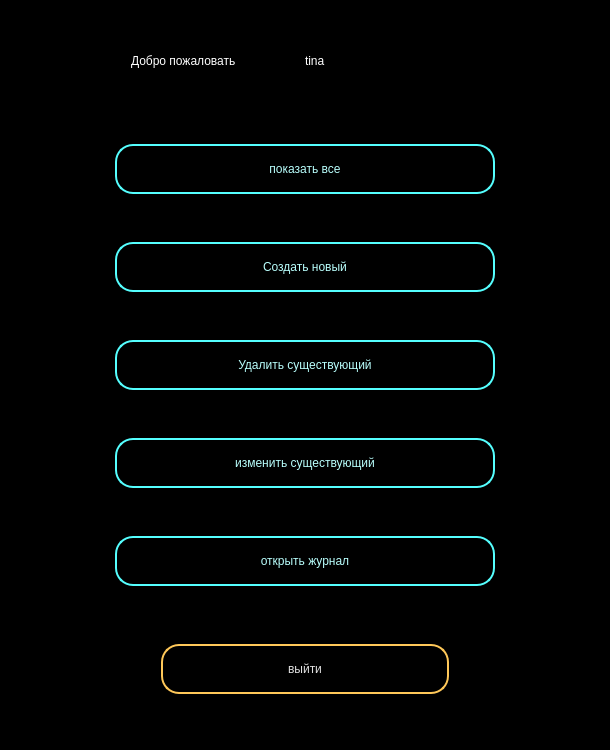
<?xml version="1.0" encoding="UTF-8"?>
<ui version="4.0">
 <class>Dialog</class>
 <widget class="QDialog" name="Dialog">
  <property name="geometry">
   <rect>
    <x>0</x>
    <y>0</y>
    <width>610</width>
    <height>750</height>
   </rect>
  </property>
  <property name="minimumSize">
   <size>
    <width>610</width>
    <height>750</height>
   </size>
  </property>
  <property name="maximumSize">
   <size>
    <width>610</width>
    <height>760</height>
   </size>
  </property>
  <property name="windowTitle">
   <string>Dialog</string>
  </property>
  <property name="styleSheet">
   <string notr="true">background-color: rgb(0, 0, 0);
color: rgb(255, 255, 255);
font:  11pt &quot;Segoe UI Variable Display Semib&quot;;</string>
  </property>
  <layout class="QVBoxLayout" name="verticalLayout_3">
   <item>
    <layout class="QVBoxLayout" name="verticalLayout">
     <property name="spacing">
      <number>15</number>
     </property>
     <property name="bottomMargin">
      <number>20</number>
     </property>
     <item>
      <layout class="QHBoxLayout" name="horizontalLayout_3">
       <property name="spacing">
        <number>10</number>
       </property>
       <property name="rightMargin">
        <number>0</number>
       </property>
       <item>
        <widget class="QLabel" name="background_label">
         <property name="minimumSize">
          <size>
           <width>100</width>
           <height>0</height>
          </size>
         </property>
         <property name="maximumSize">
          <size>
           <width>110</width>
           <height>100</height>
          </size>
         </property>
         <property name="text">
          <string/>
         </property>
         <property name="pixmap">
          <pixmap>../../Build2/img/imgmedium.jpg</pixmap>
         </property>
        </widget>
       </item>
       <item>
        <layout class="QHBoxLayout" name="horizontalLayout">
         <property name="spacing">
          <number>0</number>
         </property>
         <item>
          <widget class="QLabel" name="hello_label">
           <property name="styleSheet">
            <string notr="true">background-color: rgb(0, 0, 0);
color: rgb(255, 255, 255);
font: 600 18pt &quot;Segoe UI Variable Display Semib&quot;;</string>
           </property>
           <property name="text">
            <string>Добро пожаловать </string>
           </property>
          </widget>
         </item>
         <item>
          <widget class="QLabel" name="name_label">
           <property name="styleSheet">
            <string notr="true">background-color: rgb(0, 0, 0);
color: rgb(255, 255, 255);
font: 600 15pt &quot;Segoe UI Variable Display Semib&quot;;</string>
           </property>
           <property name="text">
            <string>tina</string>
           </property>
          </widget>
         </item>
        </layout>
       </item>
       <item>
        <widget class="QLabel" name="background_label_2">
         <property name="maximumSize">
          <size>
           <width>110</width>
           <height>100</height>
          </size>
         </property>
         <property name="text">
          <string/>
         </property>
         <property name="pixmap">
          <pixmap>../../Build2/img/imgmedium.jpg</pixmap>
         </property>
        </widget>
       </item>
      </layout>
     </item>
     <item>
      <layout class="QHBoxLayout" name="horizontalLayout_4">
       <item>
        <widget class="QLabel" name="label">
         <property name="styleSheet">
          <string notr="true">color: transfert</string>
         </property>
         <property name="text">
          <string/>
         </property>
        </widget>
       </item>
       <item>
        <layout class="QVBoxLayout" name="verticalLayout_2">
         <property name="spacing">
          <number>30</number>
         </property>
         <item>
          <widget class="QPushButton" name="openAll_Button">
           <property name="minimumSize">
            <size>
             <width>380</width>
             <height>50</height>
            </size>
           </property>
           <property name="maximumSize">
            <size>
             <width>330</width>
             <height>16777215</height>
            </size>
           </property>
           <property name="styleSheet">
            <string notr="true">background-color: rgb(0, 0, 0);
border:2px solid rgb(85, 255, 255);
border-radius:18px;
color: rgb(185, 255, 253)
</string>
           </property>
           <property name="text">
            <string>показать все</string>
           </property>
          </widget>
         </item>
         <item>
          <widget class="QPushButton" name="addNew_Button">
           <property name="minimumSize">
            <size>
             <width>0</width>
             <height>50</height>
            </size>
           </property>
           <property name="maximumSize">
            <size>
             <width>380</width>
             <height>16777215</height>
            </size>
           </property>
           <property name="styleSheet">
            <string notr="true">background-color: rgb(0, 0, 0);
border:2px solid rgb(85, 255, 255);
border-radius:18px;
color: rgb(185, 255, 253)
</string>
           </property>
           <property name="text">
            <string>Создать новый</string>
           </property>
          </widget>
         </item>
         <item>
          <widget class="QPushButton" name="delete_Button">
           <property name="minimumSize">
            <size>
             <width>0</width>
             <height>50</height>
            </size>
           </property>
           <property name="maximumSize">
            <size>
             <width>380</width>
             <height>16777215</height>
            </size>
           </property>
           <property name="styleSheet">
            <string notr="true">background-color: rgb(0, 0, 0);
border:2px solid rgb(85, 255, 255);
border-radius:18px;
color: rgb(185, 255, 253)
</string>
           </property>
           <property name="text">
            <string>Удалить существующий</string>
           </property>
          </widget>
         </item>
         <item>
          <widget class="QPushButton" name="delete_Button_2">
           <property name="minimumSize">
            <size>
             <width>0</width>
             <height>50</height>
            </size>
           </property>
           <property name="maximumSize">
            <size>
             <width>380</width>
             <height>16777215</height>
            </size>
           </property>
           <property name="styleSheet">
            <string notr="true">background-color: rgb(0, 0, 0);
border:2px solid rgb(85, 255, 255);
border-radius:18px;
color: rgb(185, 255, 253)
</string>
           </property>
           <property name="text">
            <string>изменить существующий</string>
           </property>
          </widget>
         </item>
         <item>
          <widget class="QPushButton" name="log_Button">
           <property name="minimumSize">
            <size>
             <width>0</width>
             <height>50</height>
            </size>
           </property>
           <property name="maximumSize">
            <size>
             <width>380</width>
             <height>16777215</height>
            </size>
           </property>
           <property name="styleSheet">
            <string notr="true">background-color: rgb(0, 0, 0);
border:2px solid rgb(85, 255, 255);
border-radius:18px;
color: rgb(185, 255, 253)

</string>
           </property>
           <property name="text">
            <string>открыть журнал</string>
           </property>
          </widget>
         </item>
        </layout>
       </item>
       <item>
        <widget class="QLabel" name="label_5">
         <property name="maximumSize">
          <size>
           <width>110</width>
           <height>16777215</height>
          </size>
         </property>
         <property name="text">
          <string/>
         </property>
        </widget>
       </item>
      </layout>
     </item>
     <item>
      <layout class="QHBoxLayout" name="horizontalLayout_2">
       <property name="spacing">
        <number>0</number>
       </property>
       <item>
        <widget class="QLabel" name="label_3">
         <property name="maximumSize">
          <size>
           <width>150</width>
           <height>100</height>
          </size>
         </property>
         <property name="text">
          <string/>
         </property>
         <property name="pixmap">
          <pixmap>../../Build2/img/img_red_mini.jpg</pixmap>
         </property>
        </widget>
       </item>
       <item>
        <widget class="QPushButton" name="pushButton_4">
         <property name="minimumSize">
          <size>
           <width>0</width>
           <height>50</height>
          </size>
         </property>
         <property name="styleSheet">
          <string notr="true">background-color:rgb(0, 0, 0);
color:rgb(225, 225, 225);

border:2px solid rgb(255, 200, 89);
border-radius:18px;

</string>
         </property>
         <property name="text">
          <string>выйти</string>
         </property>
        </widget>
       </item>
       <item>
        <widget class="QLabel" name="label_2">
         <property name="maximumSize">
          <size>
           <width>150</width>
           <height>100</height>
          </size>
         </property>
         <property name="text">
          <string/>
         </property>
         <property name="pixmap">
          <pixmap>../../Build2/img/img_red_mini.jpg</pixmap>
         </property>
        </widget>
       </item>
      </layout>
     </item>
    </layout>
   </item>
  </layout>
 </widget>
 <resources/>
 <connections/>
</ui>
